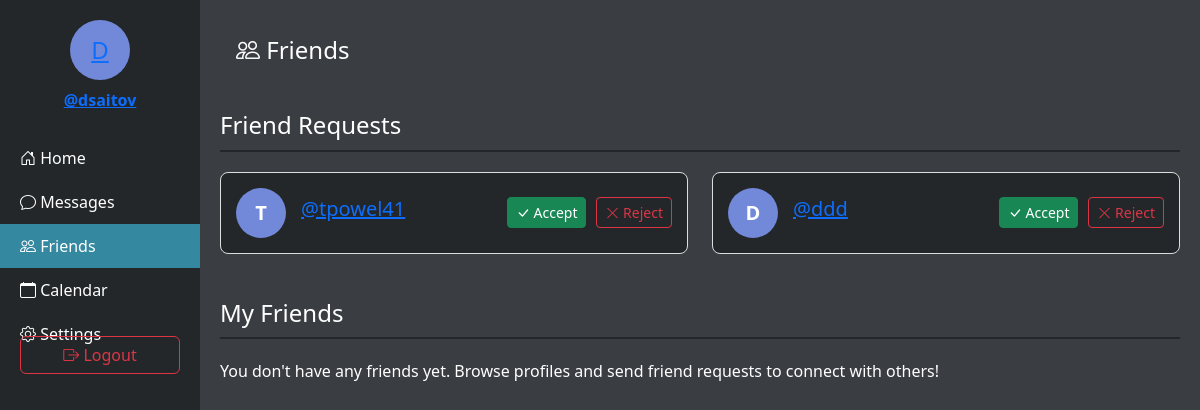
Page /friends/ (signed in) on the earlier database version.
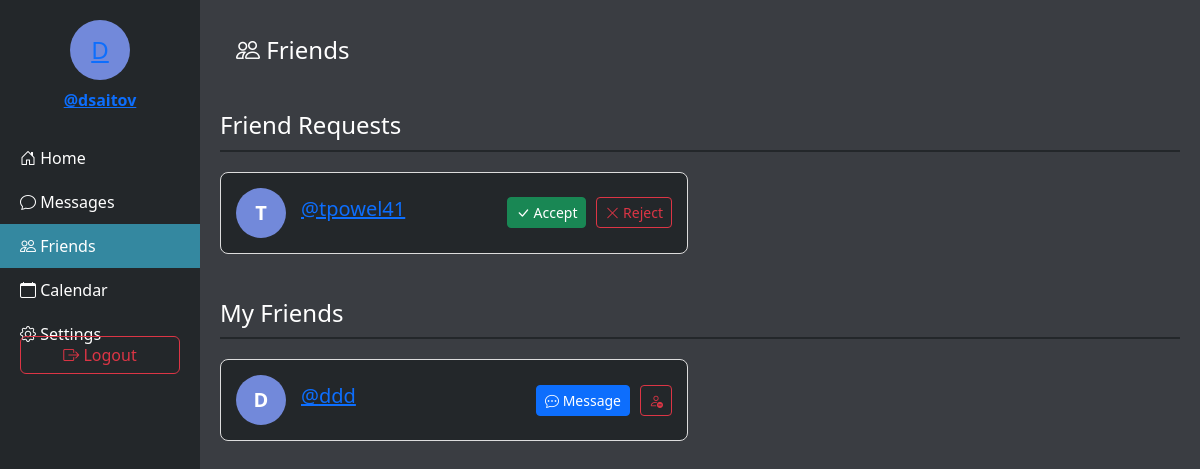
Same page on the later database version.
### main/models.py (models this page shows, shortened)
class FriendRequest(models.Model):
    from_user = models.ForeignKey(settings.AUTH_USER_MODEL, related_name='friend_requests_sent', on_delete=models.CASCADE)
    to_user = models.ForeignKey(settings.AUTH_USER_MODEL, related_name='friend_requests_received', on_delete=models.CASCADE)
    created_at = models.DateTimeField(auto_now_add=True)
    class Meta:
        unique_together = ('from_user', 'to_user')

class User(AbstractUser):
    name = models.CharField(max_length=200, null=True)
    email = models.EmailField(unique=True, null=True)
    bio = models.TextField(null=True)
    avatar = models.ImageField(null=True, default="avatar.svg")
    profile_picture = models.ImageField(upload_to='profile_images/', null=True, blank=True)
    groups = models.ManyToManyField(
        'auth.Group',
        related_name='main_user_set',
        blank=True,
        help_text='The groups this user belongs to.',
        verbose_name='groups',
    )
    user_permissions = models.ManyToManyField(
        'auth.Permission',
        related_name='main_user_set',
        blank=True,
        help_text='Specific permissions for this user.',
        verbose_name='user permissions',
    )
    USERNAME_FIELD = 'email'
    REQUIRED_FIELDS = ['username']  # Username is required for AbstractUser
    class Meta:
        app_label = 'main'
        db_table = 'main_user'

### main/views.py (the view)
# urls.py: path('friends/', views.friend_list, name='friend_list'),
@login_required(login_url='login')
def friend_list(request):
    friendships = Friendship.objects.filter(
        Q(user1=request.user) | Q(user2=request.user)
    )
    friends = []
    for friendship in friendships:
        if friendship.user1 == request.user:
            friends.append(friendship.user2)
        else:
            friends.append(friendship.user1)
    friend_requests = FriendRequest.objects.filter(to_user=request.user)
    context = {
        'friends': friends,
        'friend_requests': friend_requests,
    }
    return render(request, 'friends.html', context)

### templates/friends.html (shortened to what the changed rows need)
<!DOCTYPE html>
<html lang="en">
<head>
    <link href="https://cdn.jsdelivr.net/npm/bootstrap@5.3.0/dist/css/bootstrap.min.css" rel="stylesheet">
    <link rel="stylesheet" href="https://cdn.jsdelivr.net/npm/bootstrap-icons@1.10.0/font/bootstrap-icons.css">
</head>
<body>
    <div class="container-fluid">
        <div class="row">
            <div class="col-10 center-column">
                <h4 class="p-3"><i class="bi bi-people"></i> Friends</h4>
                {% if friend_requests %}
                    <h4 class="section-title">Friend Requests</h4>
                    <div class="row">
                        {% for request in friend_requests %}
                            <div class="col-md-6">
                                <div class="friend-card">
                                    {% if request.from_user.profile_picture %}
                                        <div class="friend-avatar">
                                            <img src="{{ request.from_user.profile_picture.url }}" alt="{{ request.from_user.username }}">
                                        </div>
                                    {% else %}
                                        <div class="friend-avatar">
                                            {{ request.from_user.username.0|upper }}
                                        </div>
                                    {% endif %}
                                    <div class="friend-info">
                                        <h5><a href="{% url 'profile' username=request.from_user.username %}">@{{ request.from_user.username }}</a></h5>
                                    </div>
                                    <div class="friend-actions">
                                        <a href="{% url 'accept_friend_request' username=request.from_user.username %}" class="btn btn-success btn-sm">
                                            <i class="bi bi-check-lg"></i> Accept
                                        </a>
                                        <a href="{% url 'reject_friend_request' username=request.from_user.username %}" class="btn btn-outline-danger btn-sm">
                                            <i class="bi bi-x-lg"></i> Reject
                                        </a>
                                    </div>
                                </div>
                            </div>
                        {% endfor %}
                    </div>
                {% endif %}
                <h4 class="section-title">My Friends</h4>
                {% if friends %}
                    <div class="row">
                        {% for friend in friends %}
                            <div class="col-md-6">
                                <div class="friend-card">
                                    {% if friend.profile_picture %}
                                        <div class="friend-avatar">
                                            <img src="{{ friend.profile_picture.url }}" alt="{{ friend.username }}">
                                        </div>
                                    {% else %}
                                        <div class="friend-avatar">
                                            {{ friend.username.0|upper }}
                                        </div>
                                    {% endif %}
                                    <div class="friend-info">
                                        <h5><a href="{% url 'profile' username=friend.username %}">@{{ friend.username }}</a></h5>
                                    </div>
                                    <div class="friend-actions">
                                        <a href="{% url 'conversation' username=friend.username %}" class="btn btn-primary btn-sm">
                                            <i class="bi bi-chat-dots"></i> Message
                                        </a>
                                        <a href="{% url 'unfriend' username=friend.username %}" class="btn btn-outline-danger btn-sm">
                                            <i class="bi bi-person-dash"></i>
                                        </a>
                                    </div>
                                </div>
                            </div>
                        {% endfor %}
                    </div>
                {% else %}
                    <p>You don't have any friends yet. Browse profiles and send friend requests to connect with others!</p>
                {% endif %}
            </div>
        </div>
    </div>
</body>
</html>

Differences in the rows shown:
removed FriendRequest: from_user.username.0 "D", from_user.username "ddd"
now on this page (row unchanged): User: username.0 "D", username "ddd"
Other differences:
text no longer shown: "You don't have any friends yet. Browse profiles and send friend requests to connect with others!"
